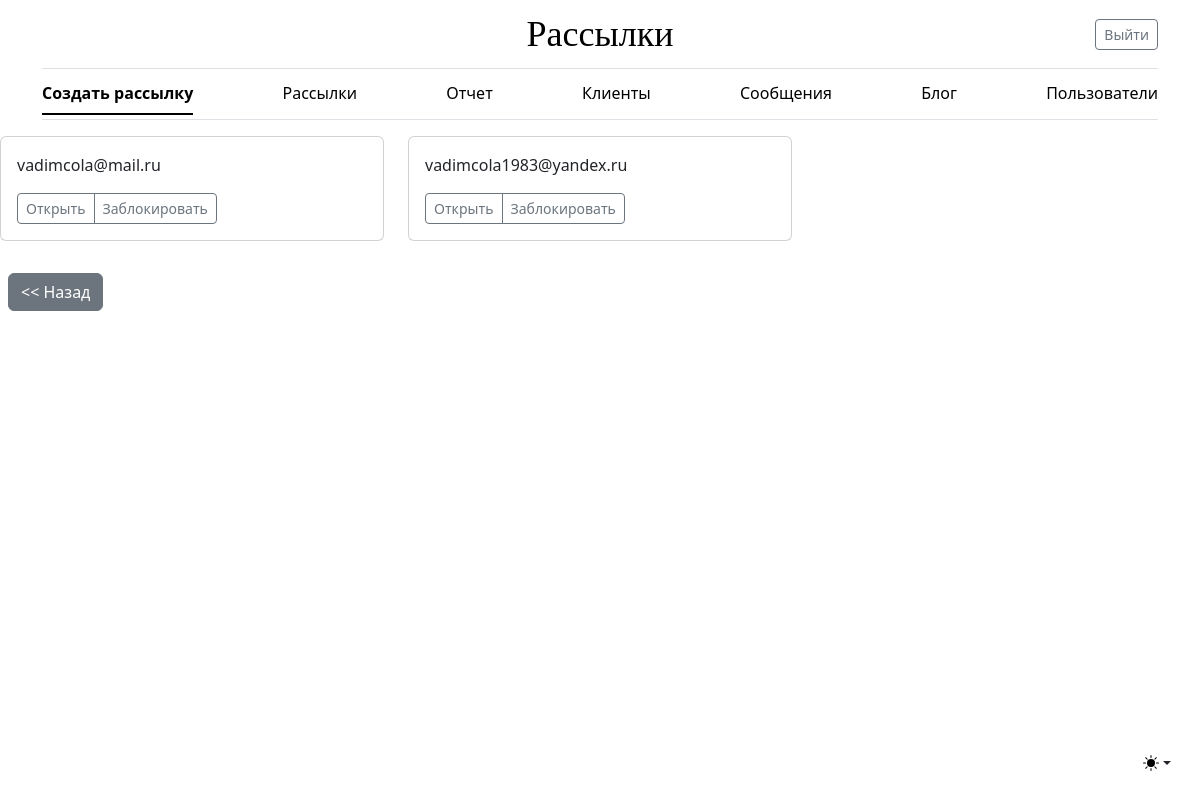
Screenshot of /users/users/ (signed in) with the database file from the repository.
### users/models.py (models this page shows)
class User(AbstractUser):
    username = None
    email = models.EmailField(unique=True, verbose_name='почта')
    phone = models.CharField(max_length=35, verbose_name='телефон', blank=True)
    avatar = models.ImageField(upload_to='users/', verbose_name='аватар', blank=True)
    is_active = models.BooleanField(default=False, verbose_name='Активирован')
    verification_key = models.CharField(max_length=20, default='Не верифицирован', verbose_name='Ключ Активации')
    USERNAME_FIELD = "email"
    REQUIRED_FIELDS = []
    class Meta:
        verbose_name = 'Пользователь сервиса'
        verbose_name_plural = 'Пользователи сервиса'
        ordering = ('pk',)
        permissions = [
            (
                'block_user', 'Block or unblock user'
            )
        ]

### users/views.py (the view)
# urls.py: path('users/', UserView.as_view(), name='user_list'),
class UserView(LoginRequiredMixin, PermissionRequiredMixin, ListView):
    model = User
    permission_required = 'users.view_user'

### users/templates/users/user_list.html
{% extends 'mailing/base.html' %}
{% block content %}
<div class="row">
    {% for object in object_list %}
        <div class="col-md-4">
            <div class="card mb-4 box-shadow">
                <div class="card-body">
                    <p class="card-text">{{ object.email }}</p>
                    <div class="d-flex justify-content-between align-items-center">
                        <div class="btn-group">
                            <a href="{% url 'users:user_detail' object.pk %}"
                               class="btn btn-sm btn-outline-secondary">Открыть</a>
                            {% if perms.users.block_user or user.is_superuser %}
                                {% if object.is_active %}
                                    <a href="{% url 'users:toggle_account' object.pk %}"
                                        class="btn btn-sm btn-outline-secondary">Заблокировать</a>
                                {% else %}
                                    <a href="{% url 'users:toggle_account' object.pk %}"
                                        class="btn btn-sm btn-outline-secondary">Активировать</a>
                                {% endif %}
                            {% endif %}
                        </div>
                    </div>
                </div>
            </div>
        </div>
    {% endfor %}
</div>
<div class="col-12">
    <a href="{% url 'mailing:setting_list' %}" class="btn btn-secondary m-2"><< Назад</a>
</div>
{% endblock %}

### rows the page displays
User: email "vadimcola@mail.ru", is_active "Заблокировать"
User: email "vadimcola1983@yandex.ru", is_active "Заблокировать"
